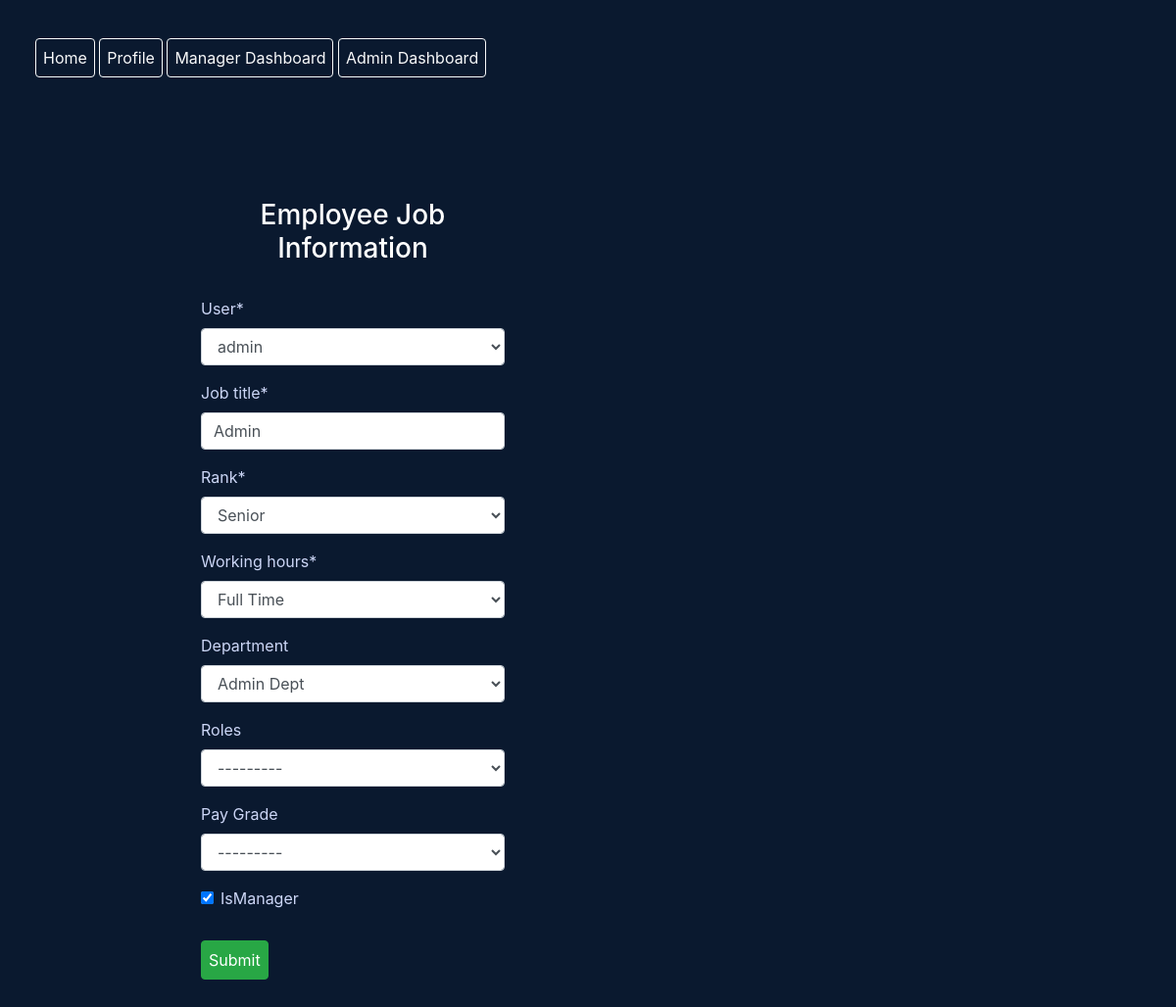
/create/jobinfo-update/1 (signed in), run on the app's committed database.
### core/models.py (models this page shows, shortened)
class EmployeeJobInfo(models.Model):
	user = models.OneToOneField(User, on_delete=models.CASCADE)
	job_title = models.CharField(max_length=50)
	rank = models.CharField(max_length=25, choices=rank_choices)
	working_hours = models.CharField(max_length=25, choices=working_hours_choices)
	department = models.ForeignKey(Department, on_delete=models.SET_NULL, blank=True, null=True)
	roles = models.ForeignKey(Role, on_delete=models.SET_NULL, blank=True, null=True)
	Pay_Grade = models.ForeignKey(PayGrade, on_delete=models.SET_NULL, blank=True, null=True)
	isManager = models.BooleanField(default=False)

### createMode/views.py (the view)
# urls.py: path('jobinfo-update/<int:pk>', JobInfoUpdateView.as_view(), name='jobinfo-update'),
class JobInfoUpdateView(AdminRequiredMixin, UpdateView):
    model = EmployeeJobInfo
    fields = ['user', 'job_title', 'rank', 'working_hours', 'department', 'roles', 'Pay_Grade', 'isManager']
    template_name = 'createMode/jobinfo_form.html'
    success_url = reverse_lazy('assignment:department-list')

### core/context_processors.py (called while the page is built)
def check_authorization(request):
	if request.user.is_superuser:
		user_is_admin = True
	else:
		user_is_admin = False
	if request.user.is_authenticated:
		user_is_authenticated = True
		jobinfo = EmployeeJobInfo.objects.filter(user = request.user)[0]
		if jobinfo and jobinfo.isManager == True:
			user_is_manager = True
		else:
			user_is_manager = False
	else:
		user_is_authenticated = False
		user_is_manager = False
	return {
		'user_is_authenticated' : user_is_authenticated,
		'user_is_admin': user_is_admin,
		'user_is_manager' : user_is_manager,
	}

### core/models.py (called while the page is built)
	def __str__(self):
		return self.name

	def __str__(self):
		return self.name

### createMode/views.py (called while the page is built)
    def dispatch(self, request, *args, **kwargs):
        usr = request.user
        if usr.is_authenticated and usr.is_superuser:
            pass
        else:
            return redirect('core:index')
        return super().dispatch(request, *args, **kwargs)

### createMode/templates/createMode/jobinfo_form.html (shortened to what this page needs)
{% extends 'core/base.html' %}
{% load crispy_forms_tags %}
{% load static %}
{% block content %}
	<div class="infoupdateform container">
		<h3>Employee Job Information</h3>
		<form method="POST" class="form-group">
			{{ form|crispy }}
			<button type="submit" class="btn btn-success">Submit</button>
		</form>
	</div>
{%  endblock %}

### core/static/core/style.css (style rules this page uses)
html, body { background-color: #0a192f; color: rgb(204, 214, 246); }
h1, h2, h3, h4, h5 { color: white; }
.infoupdateform { margin-left: 15%; margin-top: 50px; padding: 25px; width: 30%; }
.btn { margin-top: 15px; padding: 7px; cursor: pointer; }
h3 { padding: 25px 0px; }

### assignment/static/assignment/style.css (style rules this page uses)
h1,h3 { text-align: center; }

### data on the page
EmployeeJobInfo: user "admin", job_title "Admin", rank "Senior", working_hours "Full Time", department "Admin Dept", roles "---------", Pay_Grade "---------", isManager "☑"
